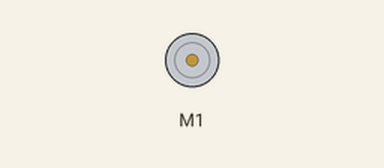
The program below on a simulated Raspberry Pi (BCM pin numbers). Parts: DC motor (green arrow = forward, orange = backward, longer = faster). What the program prints to the terminal is not drawn.

Above: at 7.8 s.
Timing chart, 0 to 11.4 s (numbered marks = the images above):
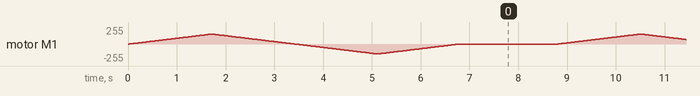

The program:

moteur.py
```python
#!/usr/bin/python
#i2c 0x60 0x70

from Adafruit_MotorHAT import Adafruit_MotorHAT,Adafruit_DCMotor

import time
import atexit

mh=Adafruit_MotorHAT(addr=0x60)
MAX_SPEED=150

def turnOffMotors():
    mh.getMotor(1).run(Adafruit_MotorHAT.RELEASE)
    mh.getMotor(2).run(Adafruit_MotorHAT.RELEASE)
    mh.getMotor(3).run(Adafruit_MotorHAT.RELEASE)
    mh.getMotor(4).run(Adafruit_MotorHAT.RELEASE)

atexit.register(turnOffMotors)

motor=mh.getMotor(1)

while True:
	print("Forward \n")
	motor.run(Adafruit_MotorHAT.FORWARD)
	print("Speed up \n")
	for i in range(MAX_SPEED):
		motor.setSpeed(i)
		time.sleep(0.01)

	print("Speed down \n")
	for i in reversed(range(MAX_SPEED)):
		motor.setSpeed(i)
		time.sleep(0.01)

	print("Backward\n")
	motor.run(Adafruit_MotorHAT.BACKWARD)
	print "Speed up \n"
	for i in range(MAX_SPEED):
		motor.setSpeed(i)
		time.sleep(0.01)

	print("Speed down \n")
	for i in reversed(range(MAX_SPEED)):
		motor.setSpeed(i)
		time.sleep(0.01)

	print("STOP \n")
	motor.run(Adafruit_MotorHAT.RELEASE)
	time.sleep(2)
```
